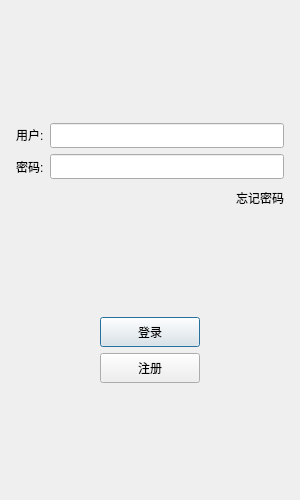
<?xml version="1.0" encoding="UTF-8"?>
<ui version="4.0">
 <class>LoginDialog</class>
 <widget class="QDialog" name="LoginDialog">
  <property name="geometry">
   <rect>
    <x>0</x>
    <y>0</y>
    <width>300</width>
    <height>500</height>
   </rect>
  </property>
  <property name="minimumSize">
   <size>
    <width>300</width>
    <height>500</height>
   </size>
  </property>
  <property name="maximumSize">
   <size>
    <width>300</width>
    <height>500</height>
   </size>
  </property>
  <property name="windowTitle">
   <string>Dialog</string>
  </property>
  <layout class="QHBoxLayout" name="horizontalLayout">
   <item>
    <layout class="QVBoxLayout" name="verticalLayout">
     <property name="leftMargin">
      <number>5</number>
     </property>
     <property name="topMargin">
      <number>5</number>
     </property>
     <property name="rightMargin">
      <number>5</number>
     </property>
     <property name="bottomMargin">
      <number>5</number>
     </property>
     <item>
      <widget class="QWidget" name="widget" native="true">
       <layout class="QGridLayout" name="gridLayout">
        <item row="0" column="0">
         <widget class="QLabel" name="label">
          <property name="text">
           <string/>
          </property>
          <property name="pixmap">
           <pixmap resource="rc.qrc">:/res/ice.png</pixmap>
          </property>
          <property name="alignment">
           <set>Qt::AlignmentFlag::AlignCenter</set>
          </property>
         </widget>
        </item>
        <item row="1" column="0">
         <spacer name="verticalSpacer">
          <property name="orientation">
           <enum>Qt::Orientation::Vertical</enum>
          </property>
          <property name="sizeHint" stdset="0">
           <size>
            <width>20</width>
            <height>40</height>
           </size>
          </property>
         </spacer>
        </item>
       </layout>
      </widget>
     </item>
     <item>
      <layout class="QHBoxLayout" name="horizontalLayout_2">
       <item>
        <widget class="QLabel" name="user_label">
         <property name="minimumSize">
          <size>
           <width>0</width>
           <height>25</height>
          </size>
         </property>
         <property name="maximumSize">
          <size>
           <width>16777215</width>
           <height>25</height>
          </size>
         </property>
         <property name="text">
          <string>&lt;html&gt;&lt;head/&gt;&lt;body&gt;&lt;p&gt;用户:&lt;/p&gt;&lt;/body&gt;&lt;/html&gt;</string>
         </property>
        </widget>
       </item>
       <item>
        <widget class="QLineEdit" name="user_edit">
         <property name="minimumSize">
          <size>
           <width>0</width>
           <height>25</height>
          </size>
         </property>
         <property name="maximumSize">
          <size>
           <width>16777215</width>
           <height>25</height>
          </size>
         </property>
        </widget>
       </item>
      </layout>
     </item>
     <item>
      <layout class="QHBoxLayout" name="horizontalLayout_3">
       <item>
        <widget class="QLabel" name="pass_label">
         <property name="minimumSize">
          <size>
           <width>0</width>
           <height>25</height>
          </size>
         </property>
         <property name="maximumSize">
          <size>
           <width>16777215</width>
           <height>25</height>
          </size>
         </property>
         <property name="text">
          <string>密码:</string>
         </property>
        </widget>
       </item>
       <item>
        <widget class="QLineEdit" name="pass_edit">
         <property name="minimumSize">
          <size>
           <width>0</width>
           <height>25</height>
          </size>
         </property>
         <property name="maximumSize">
          <size>
           <width>16777215</width>
           <height>25</height>
          </size>
         </property>
        </widget>
       </item>
      </layout>
     </item>
     <item>
      <layout class="QHBoxLayout" name="horizontalLayout_4">
       <item>
        <spacer name="horizontalSpacer">
         <property name="orientation">
          <enum>Qt::Orientation::Horizontal</enum>
         </property>
         <property name="sizeHint" stdset="0">
          <size>
           <width>40</width>
           <height>20</height>
          </size>
         </property>
        </spacer>
       </item>
       <item>
        <widget class="QLabel" name="forget_label">
         <property name="minimumSize">
          <size>
           <width>0</width>
           <height>25</height>
          </size>
         </property>
         <property name="maximumSize">
          <size>
           <width>16777215</width>
           <height>25</height>
          </size>
         </property>
         <property name="text">
          <string>忘记密码</string>
         </property>
        </widget>
       </item>
      </layout>
     </item>
     <item>
      <spacer name="verticalSpacer_2">
       <property name="orientation">
        <enum>Qt::Orientation::Vertical</enum>
       </property>
       <property name="sizeHint" stdset="0">
        <size>
         <width>20</width>
         <height>40</height>
        </size>
       </property>
      </spacer>
     </item>
     <item>
      <layout class="QHBoxLayout" name="horizontalLayout_5">
       <item>
        <spacer name="horizontalSpacer_2">
         <property name="orientation">
          <enum>Qt::Orientation::Horizontal</enum>
         </property>
         <property name="sizeHint" stdset="0">
          <size>
           <width>40</width>
           <height>20</height>
          </size>
         </property>
        </spacer>
       </item>
       <item>
        <widget class="QPushButton" name="login_btn">
         <property name="minimumSize">
          <size>
           <width>100</width>
           <height>30</height>
          </size>
         </property>
         <property name="text">
          <string>登录</string>
         </property>
        </widget>
       </item>
       <item>
        <spacer name="horizontalSpacer_3">
         <property name="orientation">
          <enum>Qt::Orientation::Horizontal</enum>
         </property>
         <property name="sizeHint" stdset="0">
          <size>
           <width>40</width>
           <height>20</height>
          </size>
         </property>
        </spacer>
       </item>
      </layout>
     </item>
     <item>
      <layout class="QHBoxLayout" name="horizontalLayout_6">
       <item>
        <spacer name="horizontalSpacer_4">
         <property name="orientation">
          <enum>Qt::Orientation::Horizontal</enum>
         </property>
         <property name="sizeHint" stdset="0">
          <size>
           <width>40</width>
           <height>20</height>
          </size>
         </property>
        </spacer>
       </item>
       <item>
        <widget class="QPushButton" name="reg_btn">
         <property name="minimumSize">
          <size>
           <width>100</width>
           <height>30</height>
          </size>
         </property>
         <property name="text">
          <string>注册</string>
         </property>
        </widget>
       </item>
       <item>
        <spacer name="horizontalSpacer_5">
         <property name="orientation">
          <enum>Qt::Orientation::Horizontal</enum>
         </property>
         <property name="sizeHint" stdset="0">
          <size>
           <width>40</width>
           <height>20</height>
          </size>
         </property>
        </spacer>
       </item>
      </layout>
     </item>
     <item>
      <spacer name="verticalSpacer_3">
       <property name="orientation">
        <enum>Qt::Orientation::Vertical</enum>
       </property>
       <property name="sizeHint" stdset="0">
        <size>
         <width>20</width>
         <height>40</height>
        </size>
       </property>
      </spacer>
     </item>
    </layout>
   </item>
  </layout>
 </widget>
 <resources>
  <include location="rc.qrc"/>
 </resources>
 <connections/>
</ui>
